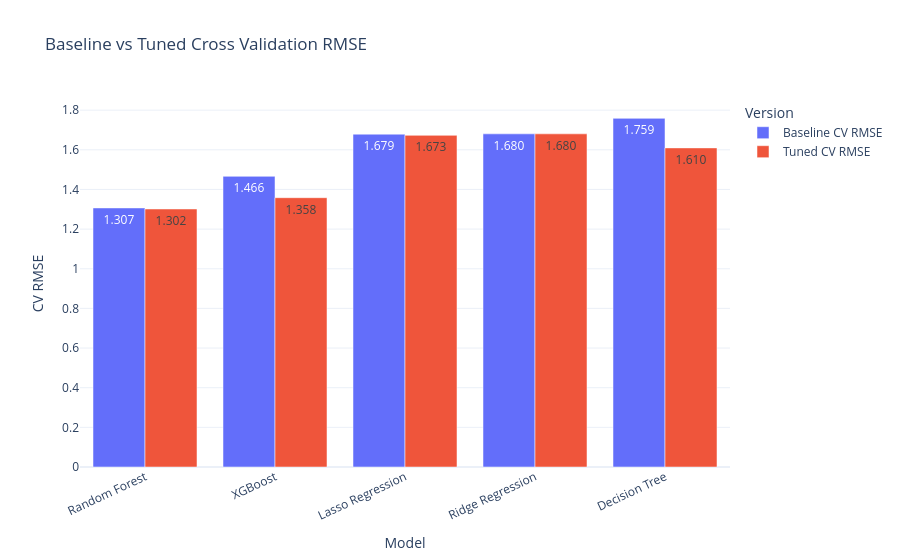

Notebook cell for this chart:
### Code cell
# ============================================================
# Baseline vs Tuned CV RMSE
# ============================================================

plot_df = baseline_vs_tuned[
    [
        "Model",
        "Baseline CV RMSE",
        "Tuned CV RMSE"
    ]
].melt(
    id_vars="Model",
    var_name="Version",
    value_name="CV RMSE"
)

fig = px.bar(
    plot_df,
    x="Model",
    y="CV RMSE",
    color="Version",
    barmode="group",
    text_auto=".3f",
    title="Baseline vs Tuned Cross Validation RMSE",
    template="plotly_white"
)

fig.update_layout(
    xaxis_tickangle=-25
)

fig.show()

### Figure 1 — Plotly figure (JSON) as saved in the notebook; plotly's stock layout.template omitted (floating-point values rounded to 4 significant figures)
{"data": [{"alignmentgroup": "True", "hovertemplate": "Version=Baseline CV RMSE<br>Model=%{x}<br>CV RMSE=%{y}<extra></extra>", "legendgroup": "Baseline CV RMSE", "marker": {"color": "#636efa", "pattern": {"shape": ""}}, "name": "Baseline CV RMSE", "offsetgroup": "Baseline CV RMSE", "orientation": "v", "showlegend": true, "textposition": "auto", "texttemplate": "%{y:.3f}", "type": "bar", "x": ["Random Forest", "XGBoost", "Lasso Regression", "Ridge Regression", "Decision Tree"], "xaxis": "x", "y": [1.307, 1.466, 1.679, 1.68, 1.759], "yaxis": "y"}, {"alignmentgroup": "True", "hovertemplate": "Version=Tuned CV RMSE<br>Model=%{x}<br>CV RMSE=%{y}<extra></extra>", "legendgroup": "Tuned CV RMSE", "marker": {"color": "#EF553B", "pattern": {"shape": ""}}, "name": "Tuned CV RMSE", "offsetgroup": "Tuned CV RMSE", "orientation": "v", "showlegend": true, "textposition": "auto", "texttemplate": "%{y:.3f}", "type": "bar", "x": ["Random Forest", "XGBoost", "Lasso Regression", "Ridge Regression", "Decision Tree"], "xaxis": "x", "y": [1.302, 1.358, 1.673, 1.68, 1.61], "yaxis": "y"}], "layout": {"barmode": "group", "legend": {"title": {"text": "Version"}, "tracegroupgap": 0}, "title": {"text": "Baseline vs Tuned Cross Validation RMSE"}, "xaxis": {"anchor": "y", "domain": [0, 1], "tickangle": -25, "title": {"text": "Model"}}, "yaxis": {"anchor": "x", "domain": [0, 1], "title": {"text": "CV RMSE"}}}}
